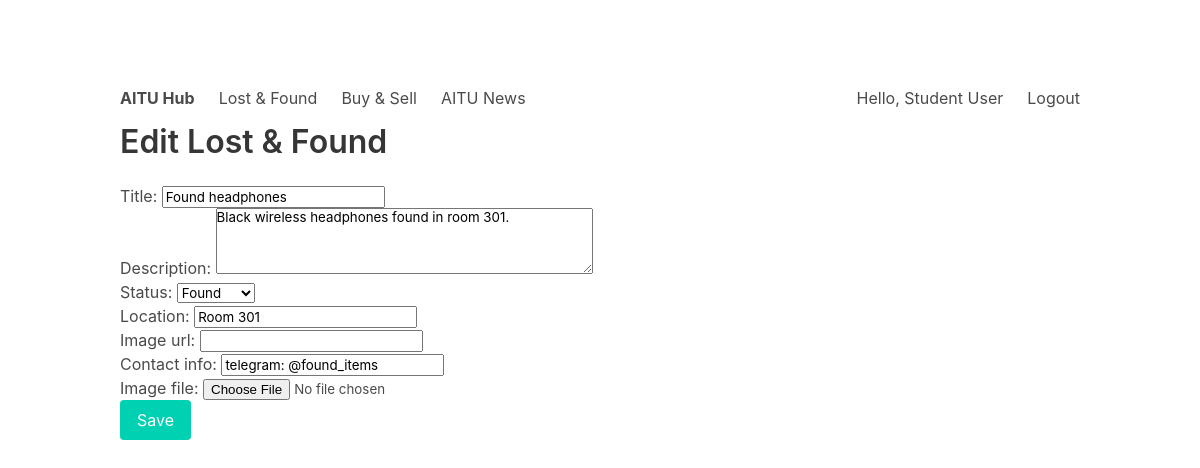
The page /lostfound/2/edit/ (signed in) on the database its author committed.
### accounts/models.py (models this page shows, shortened)
class User(AbstractBaseUser, PermissionsMixin):
    email = models.EmailField(unique=True)
    name = models.CharField(max_length=150)
    telegram_username = models.CharField(max_length=64, blank=True, null=True)
    is_active = models.BooleanField(default=True)
    is_staff = models.BooleanField(default=False)
    date_joined = models.DateTimeField(default=timezone.now)
    objects = UserManager()
    USERNAME_FIELD = 'email'
    REQUIRED_FIELDS = ['name']

### core/models.py (models this page shows, shortened)
class LostFoundItem(models.Model):
    STATUS_CHOICES = [
        ('lost', 'Lost'),
        ('found', 'Found'),
    ]
    title = models.CharField(max_length=200)
    description = models.TextField()
    status = models.CharField(max_length=10, choices=STATUS_CHOICES)
    location = models.CharField(max_length=200)
    image_url = models.URLField(blank=True)
    contact_info = models.CharField(max_length=200)
    created_at = models.DateTimeField(auto_now_add=True)
    created_by = models.ForeignKey(settings.AUTH_USER_MODEL, on_delete=models.CASCADE, related_name='lostfound_items')
    class Meta:
        db_table = 'core_lostfounditem'
        ordering = ['-created_at']

### core/views.py (the view)
# urls.py: path('lostfound/<int:item_id>/edit/', core_views.lostfound_edit, name='lostfound_edit'),
@login_required
def lostfound_edit(request, item_id):
    item = get_object_or_404(LostFoundItem, id=item_id)
    if item.created_by != request.user:
        messages.error(request, 'You can only edit your own listings.')
        return redirect('lostfound_detail', item_id=item.id)
    if request.method == 'POST':
        form = LostFoundForm(request.POST, request.FILES, instance=item)
        if form.is_valid():
            item = form.save(commit=False)
            image_file = form.cleaned_data.get('image_file')
            if image_file:
                storage = FileSystemStorage()
                filename = storage.save(f'uploads/{uuid.uuid4()}_{image_file.name}', image_file)
                item.image_url = storage.url(filename)
            item.save()
            return redirect('lostfound_detail', item_id=item.id)
        messages.error(request, 'Please fix the errors in the form.')
    else:
        form = LostFoundForm(instance=item)
    return render(request, 'core/lostfound_form.html', {'form': form, 'title': 'Edit Lost & Found'})

### core/forms.py
class LostFoundForm(forms.ModelForm):
    image_url = forms.CharField(required=False)
    image_file = forms.FileField(required=False)
    class Meta:
        model = LostFoundItem
        fields = ['title', 'description', 'status', 'location', 'image_url', 'contact_info']
        widgets = {
            'title': forms.TextInput(attrs={'placeholder': 'e.g. Lost student ID card'}),
            'description': forms.Textarea(attrs={'rows': 4, 'placeholder': 'Describe the item and details'}),
            'location': forms.TextInput(attrs={'placeholder': 'e.g. Library entrance'}),
            'image_url': forms.URLInput(attrs={'placeholder': 'https://example.com/image.jpg'}),
            'contact_info': forms.TextInput(attrs={'placeholder': 'telegram: @username or phone'}),
        }
        help_texts = {
            'image_url': 'Optional. Provide a full URL if available.',
            'image_file': 'Optional. Upload a photo from your device.',
        }

### templates/core/lostfound_form.html (shortened to what this page needs)
﻿{% extends 'base.html' %}
{% block content %}
<h1 class="title">{{ title }}</h1>
<form method="post" enctype="multipart/form-data">
    {{ form.as_p }}
    <button class="button is-primary" type="submit">Save</button>
</form>
{% endblock %}

### templates/base.html (shortened to what this page needs)
﻿<!DOCTYPE html>
<html lang="en">
<head>
    <link rel="stylesheet" href="https://cdn.jsdelivr.net/npm/bulma@0.9.4/css/bulma.min.css">
</head>
<body>
<section class="section">
    <div class="container">
        <nav class="navbar" role="navigation">
            <div class="navbar-brand">
                <a class="navbar-item" href="{% url 'home' %}"><strong>AITU Hub</strong></a>
            </div>
            <div class="navbar-menu">
                <div class="navbar-start">
                    <a class="navbar-item" href="{% url 'lostfound_list' %}">Lost & Found</a>
                    <a class="navbar-item" href="{% url 'product_list' %}">Buy & Sell</a>
                    <a class="navbar-item" href="{% url 'news_list' %}">AITU News</a>
                </div>
                <div class="navbar-end">
                    {% if user.is_authenticated %}
                        <div class="navbar-item">Hello, {{ user.name }}</div>
                        <a class="navbar-item" href="{% url 'logout' %}">Logout</a>
                    {% else %}
                        <a class="navbar-item" href="{% url 'login' %}">Login</a>
                        <a class="navbar-item" href="{% url 'register' %}">Register</a>
                    {% endif %}
                </div>
            </div>
        </nav>
        {% block content %}{% endblock %}
    </div>
</section>
</body>
</html>

### rows shown on the page
User: name "Student User"
LostFoundItem: title "Found headphones", description "Black wireless headphones found in room 301.", status "Found", location "Room 301", contact_info "telegram: @found_items"

### other values the page prints
{{ title }} "Edit Lost & Found"
